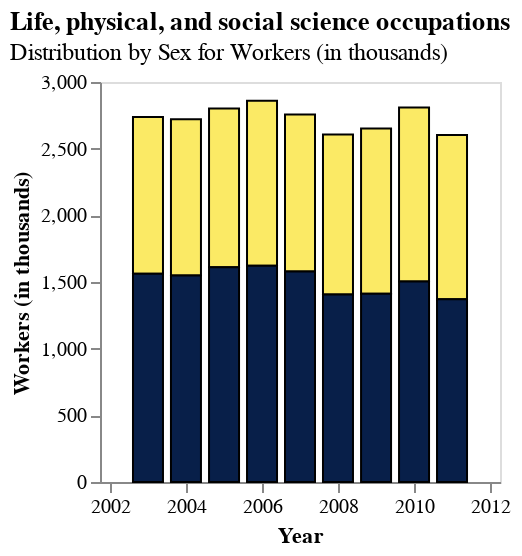

Source (notebook cell):
### Code cell
TimeSeriesBar(bls_melted, 'Life, physical, and social science occupations', "Workers (in thousands)")

### Figure 1 — Vega-Lite specification as saved in the notebook (floating-point values rounded to 4 significant figures)
{"config": {"view": {"continuousWidth": 300, "continuousHeight": 300}}, "data": {"name": "data-6815bd92567f8e88f2afd35514d75a89"}, "mark": {"type": "bar", "size": 15, "stroke": "black", "strokeWidth": 1}, "encoding": {"color": {"field": "SEX", "legend": null, "scale": {"range": ["#FBEA65", "#081F49"]}, "type": "nominal"}, "x": {"axis": {"grid": false, "title": "Year"}, "field": "year", "scale": {"domain": ["2002-01-01T00:00:00", "2012-01-01T00:00:00"]}, "type": "temporal"}, "y": {"axis": {"grid": false, "title": "Workers (in thousands)"}, "field": "count", "stack": true, "type": "quantitative"}}, "height": 200, "title": {"text": "Life, physical, and social science occupations", "subtitle": "Distribution by Sex for Workers (in thousands)", "anchor": "start"}, "width": 200, "$schema": "https://vega.github.io/schema/vega-lite/v5.16.3.json", "datasets": {"data-6815bd92567f8e88f2afd35514d75a89": [{"year": "2003-01-01T00:00:00", "OCCUPATION": "Life, physical, and social science occupations", "SEX": "Females", "count": 1177.0}, {"year": "2004-01-01T00:00:00", "OCCUPATION": "Life, physical, and social science occupations", "SEX": "Females", "count": 1173.0}, {"year": "2005-01-01T00:00:00", "OCCUPATION": "Life, physical, and social science occupations", "SEX": "Females", "count": 1191.0}, {"year": "2006-01-01T00:00:00", "OCCUPATION": "Life, physical, and social science occupations", "SEX": "Females", "count": 1238.0}, {"year": "2007-01-01T00:00:00", "OCCUPATION": "Life, physical, and social science occupations", "SEX": "Females", "count": 1178.0}, {"year": "2008-01-01T00:00:00", "OCCUPATION": "Life, physical, and social science occupations", "SEX": "Females", "count": 1201.0}, {"year": "2009-01-01T00:00:00", "OCCUPATION": "Life, physical, and social science occupations", "SEX": "Females", "count": 1240.0}, {"year": "2010-01-01T00:00:00", "OCCUPATION": "Life, physical, and social science occupations", "SEX": "Females", "count": 1304.0}, {"year": "2011-01-01T00:00:00", "OCCUPATION": "Life, physical, and social science occupations", "SEX": "Females", "count": 1231.0}, {"year": "2003-01-01T00:00:00", "OCCUPATION": "Life, physical, and social science occupations", "SEX": "Males", "count": 1561.0}, {"year": "2004-01-01T00:00:00", "OCCUPATION": "Life, physical, and social science occupations", "SEX": "Males", "count": 1548.0}, {"year": "2005-01-01T00:00:00", "OCCUPATION": "Life, physical, and social science occupations", "SEX": "Males", "count": 1611.0}, {"year": "2006-01-01T00:00:00", "OCCUPATION": "Life, physical, and social science occupations", "SEX": "Males", "count": 1621.0}, {"year": "2007-01-01T00:00:00", "OCCUPATION": "Life, physical, and social science occupations", "SEX": "Males", "count": 1579.0}, {"year": "2008-01-01T00:00:00", "OCCUPATION": "Life, physical, and social science occupations", "SEX": "Males", "count": 1406.0}, {"year": "2009-01-01T00:00:00", "OCCUPATION": "Life, physical, and social science occupations", "SEX": "Males", "count": 1411.0}, {"year": "2010-01-01T00:00:00", "OCCUPATION": "Life, physical, and social science occupations", "SEX": "Males", "count": 1504.0}, {"year": "2011-01-01T00:00:00", "OCCUPATION": "Life, physical, and social science occupations", "SEX": "Males", "count": 1371.0}]}}
